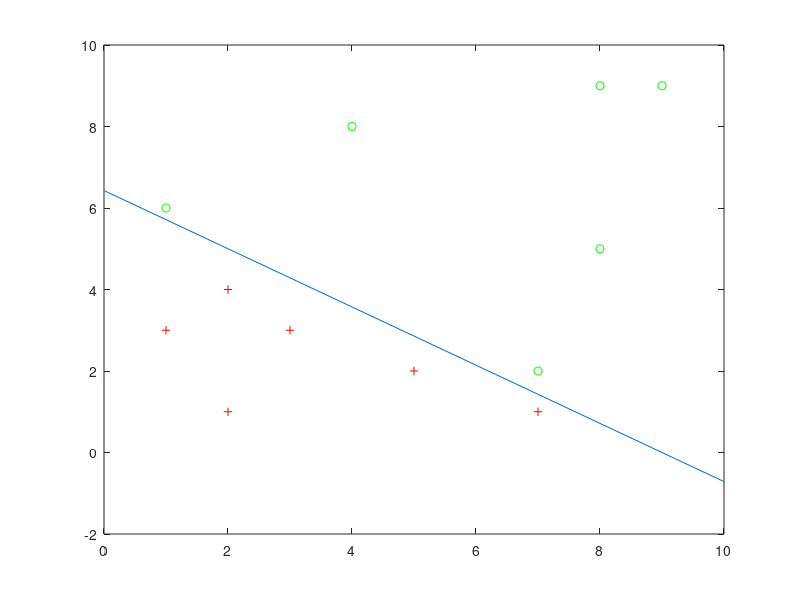

Write MATLAB code to recreate this figure.
% classes

class1 =  [1 6; 7 2; 8 9; 9 9; 4 8; 8 5];
class2 =  [2 1; 3 3; 2 4; 7 1; 1 3; 5 2];

%class1 =  [1 7; 6 3; 7 8; 8 9; 4 5; 7 5];
%class2 =  [3 1; 4 3; 2 4; 7 1; 1 3; 4 2];

% a ---> weight vector

a = [];
a(1) = range(1);
a(2) = range(1);
a(3) = range(1);

% data points
data = [cat(2,class1',class2'); ones(1,12)];

n = size(data,2);
p = randperm(n);
data = data(:,p);

% classes
classes = [zeros(6,1); ones(6,1)];
classes = classes(p,:);
expected_classes = 2*ones(12,1);
k = 0;
n = size(data,2)+1;
b = 0;

while 1
    count_miss = 0;
    for i = 1 : size(classes, 1)
      if classes(i) ~= expected_classes(i)
         count_miss = count_miss + 1;
         break
      end
   end    
   if count_miss == 0
       break
   end
   if k == n-1
        k = 0;
   end
   k = mod( k+1, n);
   value = a * data(:,k);
   if value > b
       expected_classes(k) = 0;
   else
       expected_classes(k) = 1;
   end
   if expected_classes(k) ~= classes(k)
       if value > b
            a = a - data(:,k)';
       else
           a = a + data(:,k)';
       end
   end
   
   %if a(1) < 0
    %    a = -1 * a;
   %end
end

% answer
figure(5)
plot(class1(:,1),class1(:,2),'og');
hold on;
plot(class2(:,1),class2(:,2),'+r');
hold on;
x = 0 : 1 :10;
y = -(a(1)*x + a(3))/a(2);
plot(x,y);
hold off





